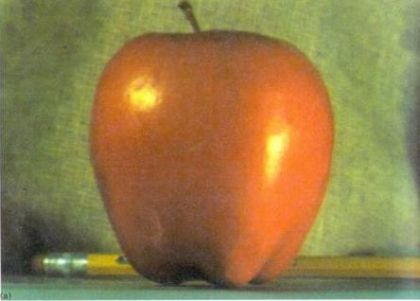
%> input picture Matlab imaging/image_pyramid/apple1.jpg, 420 x 301 px
$ octave --eval "result = pyr_reduce(imread('apple1.jpg'));"   (GNU Octave 9; MATLAB toolbox functions it lacks are replaced by stand-ins)
%> lines starting %> are read from the running program, lines starting %| are printed output that depends on the picture
function [ imgout ] = pyr_reduce( img )
%PYR_REDUCE  Image pyramid reduction
%   B = PYR_REDUCE( A )  If A is M-by-N, then the size of B
%	is ceil(M/2)-by-ceil(N/2). Support gray or rgb image.
%	B will be transformed to double class.
%	Results the same w/ MATLAB func impyramid.
% Yan Ke @ THUEE, xjed09@gmail.com

kernelWidth = 5; % default
cw = .375; % kernel centre weight, same as MATLAB func impyramid. 0.6 in the Paper
ker1d = [.25-cw/2 .25 cw .25 .25-cw/2];
kernel = kron(ker1d,ker1d');

img = im2double(img);
sz = size(img);
%> sz = [301 420 3]
imgout = [];

for p = 1:size(img,3)
	img1 = img(:,:,p);
	imgFiltered = imfilter(img1,kernel,'replicate','same');
	imgout(:,:,p) = imgFiltered(1:2:sz(1),1:2:sz(2));
end
%> this loop made 3 passes
%> pass 1, in pyr_reduce, `img1 = img(:,:,p);`:
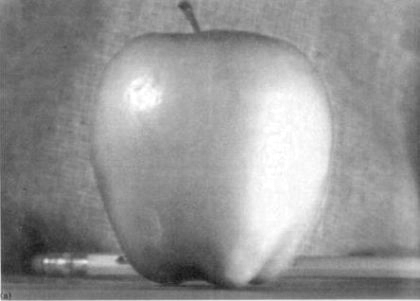
%> img1: size 301x420 double; min 0.0863, max 1, mean 0.578
%> pass 2, in pyr_reduce, `img1 = img(:,:,p);`:
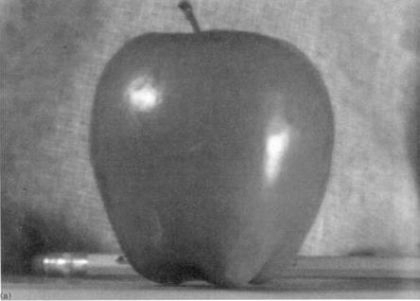
%> img1: size 301x420 double; min 0.0745, max 1, mean 0.485

end

$ run again, on Matlab imaging/image_pyramid/blend.jpg
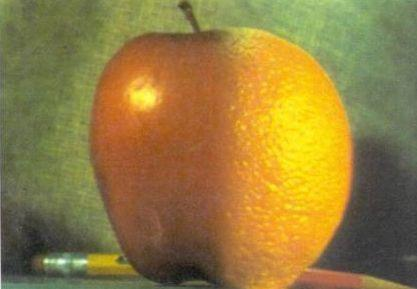
%> input picture Matlab imaging/image_pyramid/blend.jpg, 417 x 289 px
%> the loop in pyr_reduce, `for p = 1:size(img,3)` made 3 passes
%> pass 1, in pyr_reduce, `img1 = img(:,:,p);`:
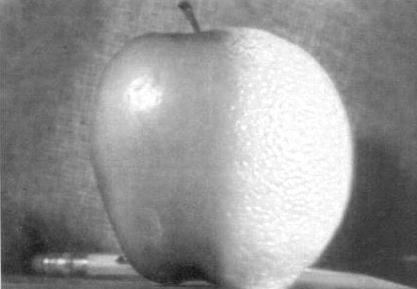
%> img1: size 289x417 double; min 0.0784, max 1, mean 0.579
%> pass 2, in pyr_reduce, `img1 = img(:,:,p);`:
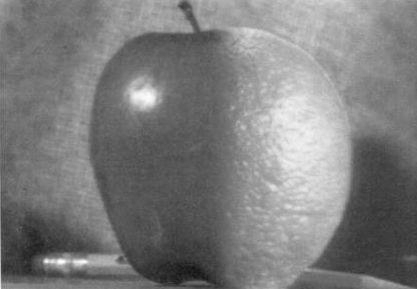
%> img1: size 289x417 double; min 0.0706, max 1, mean 0.487

$ run again, on Matlab imaging/image_pyramid/orange1.jpg
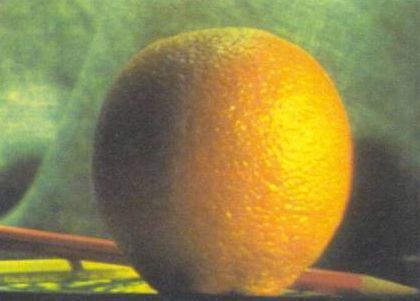
%> input picture Matlab imaging/image_pyramid/orange1.jpg, 420 x 301 px
%> the loop in pyr_reduce, `for p = 1:size(img,3)` made 3 passes
%> pass 1, in pyr_reduce, `img1 = img(:,:,p);`:
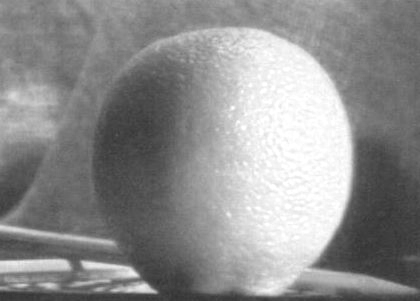
%> img1: size 301x420 double; min 0.196, max 1, mean 0.558
%> pass 2, in pyr_reduce, `img1 = img(:,:,p);`:
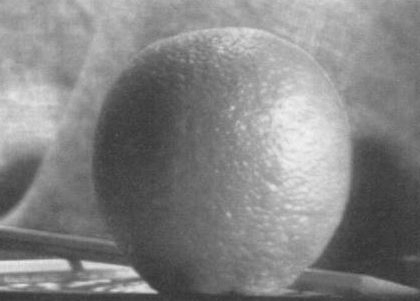
%> img1: size 301x420 double; min 0.2, max 0.949, mean 0.515
